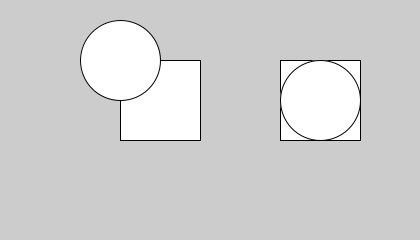
Frame 1 (no input)
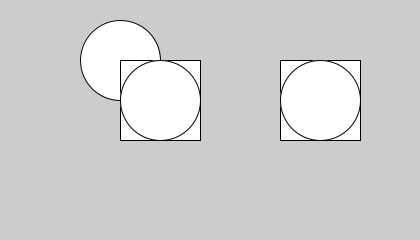
Frame 60 (the mouse pressed at the canvas centre just before this capture)
Frame 120 (the mouse held since frame 60 and released just before this capture): identical to frame 60, image omitted

The Processing sketch that drew these frames (run headless with seeded random() and noise(); from frame 60 on, the mouse is pressed at the canvas centre):

// Processing sketch: Example_3_14___On_the_Corner
// ── Example_3_14___On_the_Corner.pde
void setup() {
  size(420, 240); 
}

void draw(){

  rect(120, 60, 80, 80);
  ellipse(120, 60, 80, 80);
  
  ellipseMode(CORNER); // Changes the first 2 parameters
  rect(280, 60, 80, 80);
  ellipse(280, 60, 80, 80);
  
}
